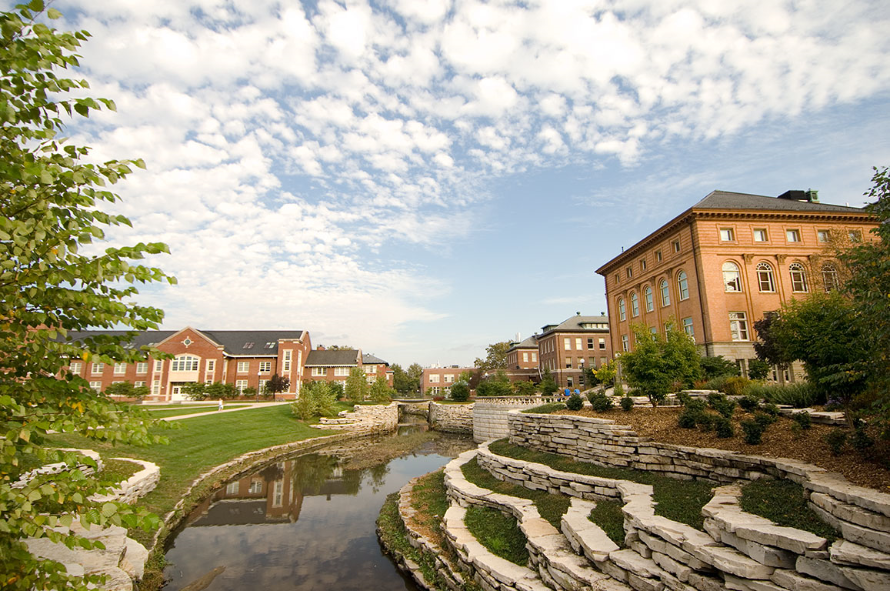
#> input picture CS225/lab_debug/tests/in_03.png, 890 x 591 px, given in place of CSL.jpg, which was not available
$ jupyter execute houhaol2_mp3_part3_code.ipynb   (shell and % lines are left out)   (text cells are left out)
#> lines starting #> are read from the running program, lines starting #| are printed output that depends on the picture; pictures that were not available may be replaced by others from this repository, and a replacement may not be noted
[cell 1]
import matplotlib.pyplot as plt
import numpy as np
from sympy import *
from sympy import Symbol
from sympy.solvers import solve
import cv2

from PIL import Image

[cell 2]
def get_input_lines(im, min_lines=3):
    """
    Allows user to input line segments; computes centers and directions.
    Inputs:
        im: np.ndarray of shape (height, width, 3)
        min_lines: minimum number of lines required
    Returns:
        n: number of lines from input
        lines: np.ndarray of shape (3, n)
            where each column denotes the parameters of the line equation
        centers: np.ndarray of shape (3, n)
            where each column denotes the homogeneous coordinates of the centers
    """
    n = 0
    lines = np.zeros((3, 0))
    centers = np.zeros((3, 0))

    plt.figure()
    plt.imshow(im)
    print('Set at least %d lines to compute vanishing point' % min_lines)
    while True:
        print('Click the two endpoints, use the right key to undo, and use the middle key to stop input')
        clicked = plt.ginput(2, timeout=0, show_clicks=True)
        if not clicked or len(clicked) < 2:
            if n < min_lines:
                print('Need at least %d lines, you have %d now' % (min_lines, n))
                continue
            else:
                # Stop getting lines if number of lines is enough
                break

        # Unpack user inputs and save as homogeneous coordinates
        pt1 = np.array([clicked[0][0], clicked[0][1], 1])
        pt2 = np.array([clicked[1][0], clicked[1][1], 1])
        # Get line equation using cross product
        # Line equation: line[0] * x + line[1] * y + line[2] = 0
        line = np.cross(pt1, pt2)
        lines = np.append(lines, line.reshape((3, 1)), axis=1)
        # Get center coordinate of the line segment
        center = (pt1 + pt2) / 2
        centers = np.append(centers, center.reshape((3, 1)), axis=1)

        # Plot line segment
        plt.plot([pt1[0], pt2[0]], [pt1[1], pt2[1]], color='b')

        n += 1

    return n, lines, centers

[cell 3]
# [29 lines left out: function plot_lines_and_vp, not called in this run]

[cell 4]
# [26 lines left out: function get_top_and_bottom_coordinates, not called in this run]

[cell 5]
# [12 lines left out: function get_vanishing_point, not called in this run]

[cell 6]
# [17 lines left out: function get_horizon_line, not called in this run]

[cell 7]
# [15 lines left out: function plot_horizon_line, not called in this run]

[cell 8]
# [25 lines left out: function get_camera_parameters, not called in this run]

[cell 9]
# [20 lines left out: function get_rotation_matrix, not called in this run]

[cell 10]
# [47 lines left out: function estimate_height, not called in this run]

[cell 11]
# img = np.asarray(Image.open('CSL.jpg'))
im = cv2.imread('CSL.jpg')
#> im is the input picture: shape (591, 890, 3); mean B, G, R 137.8, 159.5, 165
b,g,r = cv2.split(im)
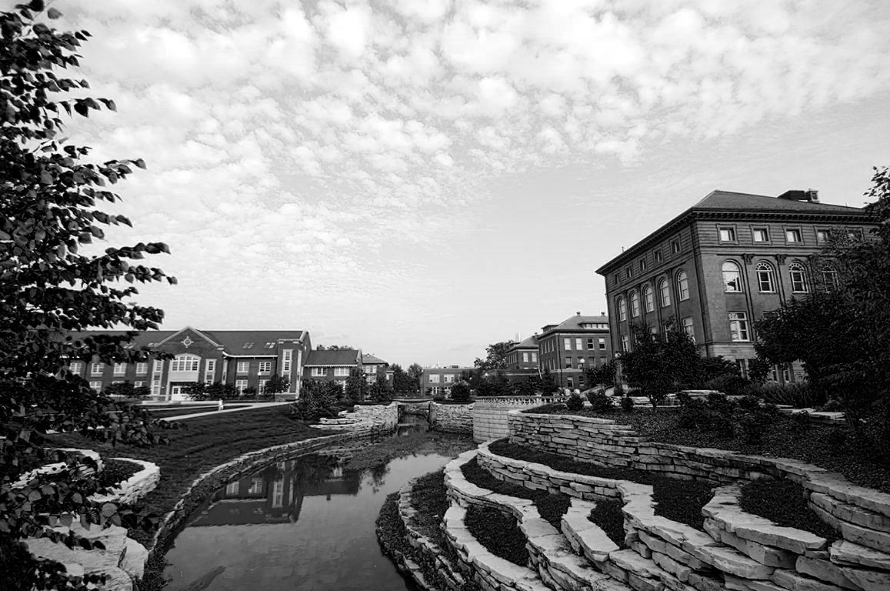
#> b: shape (591, 890); min 0, max 255, mean 137.8
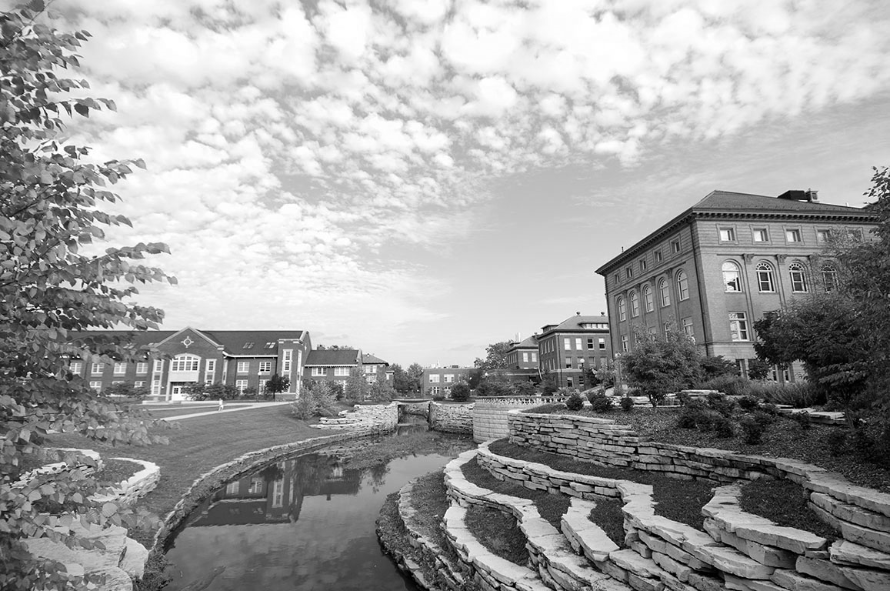
#> g: shape (591, 890); min 0, max 255, mean 159.5
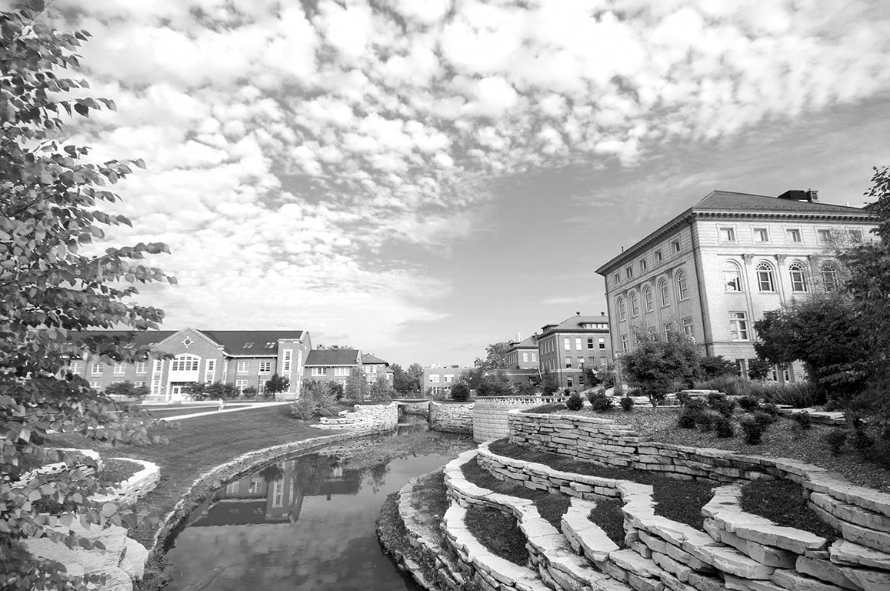
#> r: shape (591, 890); min 0, max 255, mean 165
im = cv2.merge([r,g,b])
